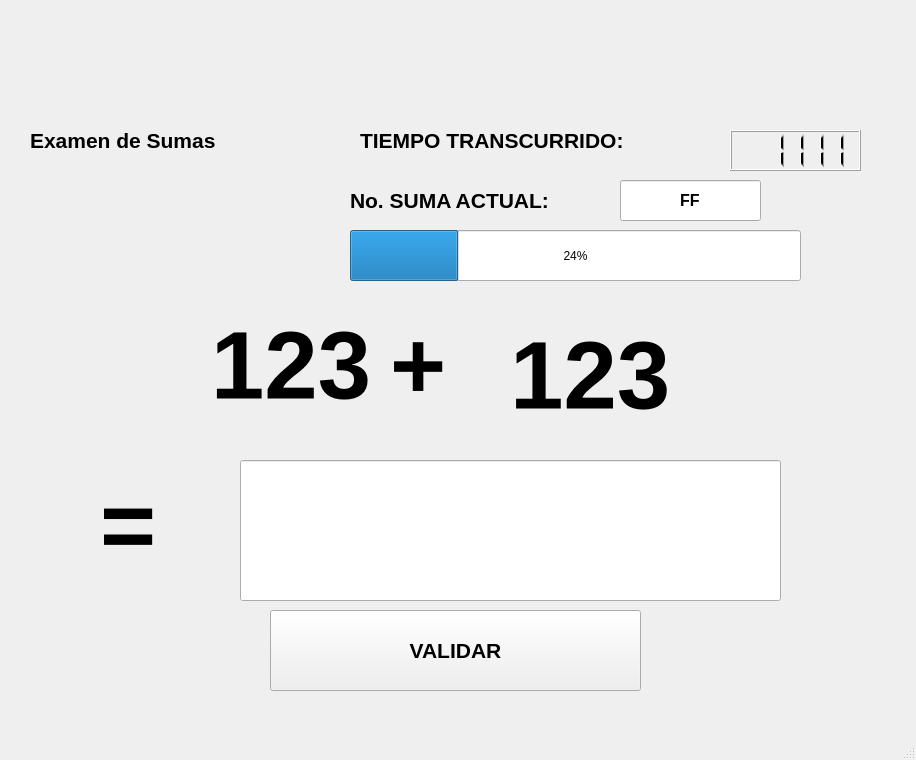
<?xml version="1.0" encoding="UTF-8"?>
<ui version="4.0">
 <class>MainWindow</class>
 <widget class="QMainWindow" name="MainWindow">
  <property name="geometry">
   <rect>
    <x>0</x>
    <y>0</y>
    <width>916</width>
    <height>760</height>
   </rect>
  </property>
  <property name="windowTitle">
   <string>MainWindow</string>
  </property>
  <widget class="QWidget" name="centralwidget">
   <widget class="QLabel" name="label">
    <property name="geometry">
     <rect>
      <x>30</x>
      <y>120</y>
      <width>381</width>
      <height>41</height>
     </rect>
    </property>
    <property name="font">
     <font>
      <pointsize>16</pointsize>
      <weight>75</weight>
      <bold>true</bold>
     </font>
    </property>
    <property name="text">
     <string>Examen de Sumas</string>
    </property>
   </widget>
   <widget class="QLabel" name="label_3">
    <property name="geometry">
     <rect>
      <x>20</x>
      <y>20</y>
      <width>231</width>
      <height>91</height>
     </rect>
    </property>
    <property name="text">
     <string/>
    </property>
    <property name="pixmap">
     <pixmap resource="archivo_recursos.qrc">:/Intro/UAT-Logotipo202.png</pixmap>
    </property>
    <property name="scaledContents">
     <bool>true</bool>
    </property>
   </widget>
   <widget class="QLabel" name="label_4">
    <property name="geometry">
     <rect>
      <x>610</x>
      <y>10</y>
      <width>231</width>
      <height>91</height>
     </rect>
    </property>
    <property name="text">
     <string/>
    </property>
    <property name="pixmap">
     <pixmap resource="archivo_recursos.qrc">:/Intro/FI_LOGO.png</pixmap>
    </property>
    <property name="scaledContents">
     <bool>true</bool>
    </property>
   </widget>
   <widget class="QPushButton" name="btn_validar">
    <property name="geometry">
     <rect>
      <x>270</x>
      <y>610</y>
      <width>371</width>
      <height>81</height>
     </rect>
    </property>
    <property name="font">
     <font>
      <pointsize>16</pointsize>
      <weight>75</weight>
      <bold>true</bold>
     </font>
    </property>
    <property name="text">
     <string>VALIDAR</string>
    </property>
   </widget>
   <widget class="QLabel" name="txt_val1">
    <property name="geometry">
     <rect>
      <x>130</x>
      <y>300</y>
      <width>241</width>
      <height>131</height>
     </rect>
    </property>
    <property name="font">
     <font>
      <pointsize>72</pointsize>
      <weight>75</weight>
      <bold>true</bold>
     </font>
    </property>
    <property name="text">
     <string>123</string>
    </property>
    <property name="alignment">
     <set>Qt::AlignRight|Qt::AlignTrailing|Qt::AlignVCenter</set>
    </property>
   </widget>
   <widget class="QLabel" name="label_5">
    <property name="geometry">
     <rect>
      <x>390</x>
      <y>300</y>
      <width>101</width>
      <height>131</height>
     </rect>
    </property>
    <property name="font">
     <font>
      <pointsize>72</pointsize>
      <weight>75</weight>
      <bold>true</bold>
     </font>
    </property>
    <property name="text">
     <string>+</string>
    </property>
   </widget>
   <widget class="QLabel" name="txt_val2">
    <property name="geometry">
     <rect>
      <x>510</x>
      <y>310</y>
      <width>241</width>
      <height>131</height>
     </rect>
    </property>
    <property name="font">
     <font>
      <pointsize>72</pointsize>
      <weight>75</weight>
      <bold>true</bold>
     </font>
    </property>
    <property name="text">
     <string>123</string>
    </property>
   </widget>
   <widget class="QLabel" name="label_7">
    <property name="geometry">
     <rect>
      <x>100</x>
      <y>460</y>
      <width>101</width>
      <height>131</height>
     </rect>
    </property>
    <property name="font">
     <font>
      <pointsize>72</pointsize>
      <weight>75</weight>
      <bold>true</bold>
     </font>
    </property>
    <property name="text">
     <string>=</string>
    </property>
   </widget>
   <widget class="QLineEdit" name="txt_resultado">
    <property name="geometry">
     <rect>
      <x>240</x>
      <y>460</y>
      <width>541</width>
      <height>141</height>
     </rect>
    </property>
    <property name="font">
     <font>
      <pointsize>72</pointsize>
      <weight>75</weight>
      <bold>true</bold>
     </font>
    </property>
    <property name="text">
     <string/>
    </property>
    <property name="alignment">
     <set>Qt::AlignCenter</set>
    </property>
   </widget>
   <widget class="QLabel" name="label_8">
    <property name="geometry">
     <rect>
      <x>350</x>
      <y>180</y>
      <width>261</width>
      <height>41</height>
     </rect>
    </property>
    <property name="font">
     <font>
      <pointsize>16</pointsize>
      <weight>75</weight>
      <bold>true</bold>
     </font>
    </property>
    <property name="text">
     <string>No. SUMA ACTUAL:</string>
    </property>
   </widget>
   <widget class="QLabel" name="label_9">
    <property name="geometry">
     <rect>
      <x>360</x>
      <y>120</y>
      <width>351</width>
      <height>41</height>
     </rect>
    </property>
    <property name="font">
     <font>
      <pointsize>16</pointsize>
      <weight>75</weight>
      <bold>true</bold>
     </font>
    </property>
    <property name="text">
     <string>TIEMPO TRANSCURRIDO:</string>
    </property>
   </widget>
   <widget class="QLineEdit" name="txt_suma_actual">
    <property name="geometry">
     <rect>
      <x>620</x>
      <y>180</y>
      <width>141</width>
      <height>41</height>
     </rect>
    </property>
    <property name="font">
     <font>
      <pointsize>12</pointsize>
      <weight>75</weight>
      <bold>true</bold>
     </font>
    </property>
    <property name="text">
     <string>FF</string>
    </property>
    <property name="alignment">
     <set>Qt::AlignCenter</set>
    </property>
   </widget>
   <widget class="QLCDNumber" name="txt_tiempo_transcurrid">
    <property name="geometry">
     <rect>
      <x>730</x>
      <y>130</y>
      <width>131</width>
      <height>41</height>
     </rect>
    </property>
    <property name="value" stdset="0">
     <double>1111.000000000000000</double>
    </property>
   </widget>
   <widget class="QProgressBar" name="progressBar">
    <property name="geometry">
     <rect>
      <x>350</x>
      <y>230</y>
      <width>451</width>
      <height>51</height>
     </rect>
    </property>
    <property name="value">
     <number>24</number>
    </property>
   </widget>
  </widget>
  <widget class="QMenuBar" name="menubar">
   <property name="geometry">
    <rect>
     <x>0</x>
     <y>0</y>
     <width>916</width>
     <height>26</height>
    </rect>
   </property>
  </widget>
  <widget class="QStatusBar" name="statusbar"/>
 </widget>
 <resources>
  <include location="archivo_recursos.qrc"/>
 </resources>
 <connections/>
</ui>
